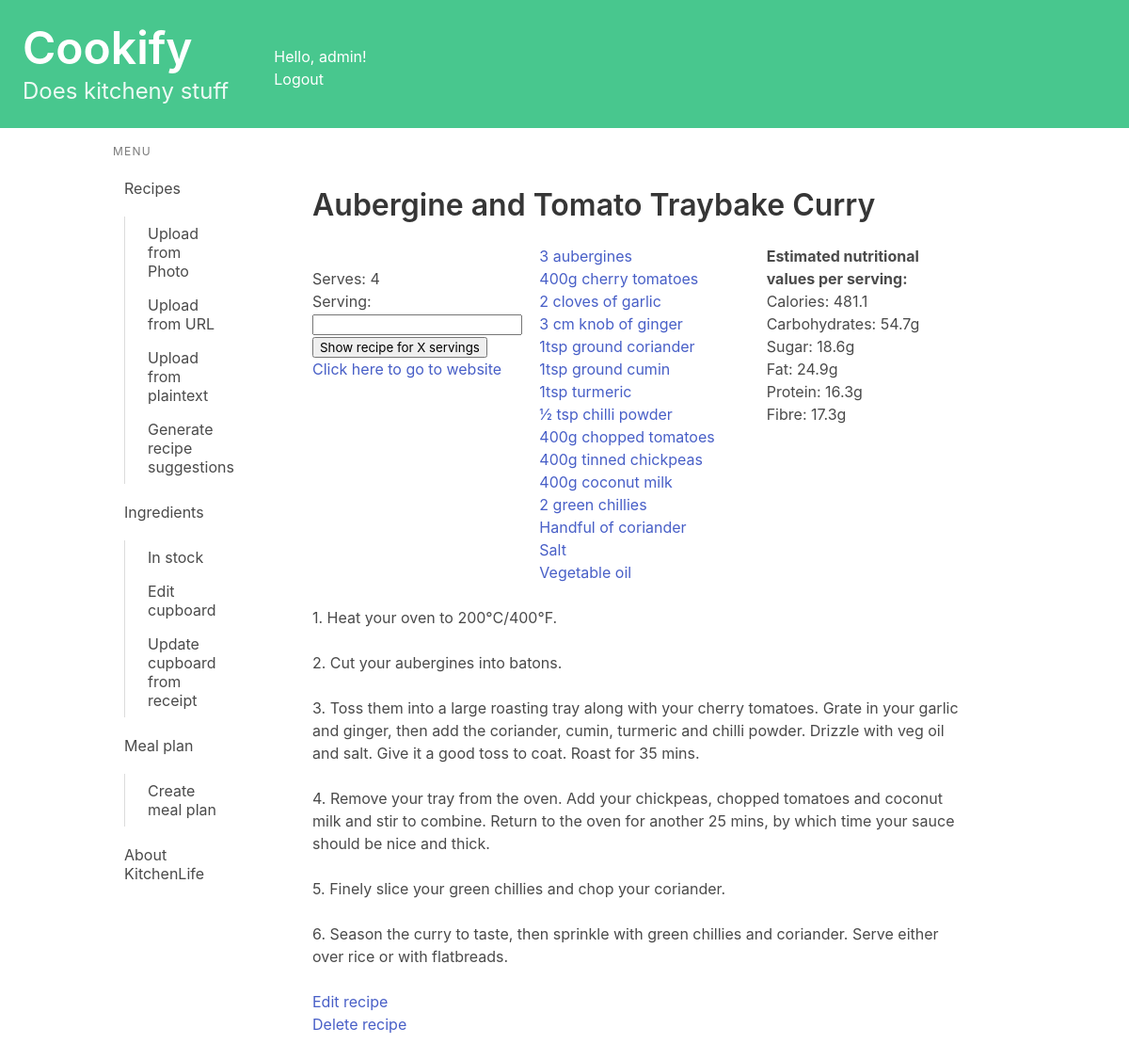
/recipes/view/15/ (signed in), run on the app's committed database.
### recipes/models.py (models this page shows, shortened)
class Recipe(models.Model):
    name = models.CharField(max_length=200)
    method = models.TextField(max_length=5000, null = True, blank = True)
    ingredients_string = models.TextField(max_length=1000, null = True, blank = True)#Plain text of ingredients
    simplified_ingredients = models.TextField(max_length=1000, null = True, blank = True)#Ingredients data
    book = models.CharField(max_length=200, null = True, blank = True)
    page = models.CharField(max_length=5, null = True, blank = True)
    serves = models.CharField(max_length=5, null = True, blank = True)
    serves_int = models.IntegerField(null = True, blank = True)
    description = models.TextField(max_length=500, null = True, blank = True)
    url = models.URLField(null = True, blank = True)
    jumbled_input = models.TextField(max_length=8000, null = True, blank = True)
    owner = models.ForeignKey(User, on_delete=models.CASCADE, blank=True, null=True)
    from_photo = models.BooleanField(default=False)
    def method_as_list(self):
        try:
            method_as_list = self.method.split('\n')
            if method_as_list[0][0] not in {"1", "0"}:
                method_as_list = [str(i+1) + ". " + step.strip() for i, step in enumerate(method_as_list)]
        except:
            method_as_list = []
        return method_as_list
    def return_nutritional_info(self):
        output = {"calories": 0,
                  "carbohydrates": 0,
                  "sugar": 0,
                  "fat": 0,
                  "protein": 0,
                  "fibre": 0,}
        for recipe_ingredient in self.recipe_ingredient.filter(alternative=False):
            qty = recipe_ingredient.quantity
            if not qty:
                continue
            profile_ingredient = recipe_ingredient.ingredient
            if recipe_ingredient.measurement_unit:
                unit = recipe_ingredient.measurement_unit
            else:
                unit = "g"
                qty = qty*profile_ingredient.ingredient.typical_weight
            nutrients = profile_ingredient.ingredient.return_nutrition(qty, unit)
            for nutrient, amount in nutrients.items():
                output[nutrient] += amount/self.serves_int
        for nutrient, amount in output.items():
                output[nutrient] = round(amount,1)
        return output

class RecipeIngredient(models.Model):
    recipe = models.ForeignKey(Recipe, on_delete=models.CASCADE, related_name="recipe_ingredient")
    ingredient = models.ForeignKey(ProfileIngredient, on_delete=models.CASCADE, related_name="recipe_ingredient")
    quantity = models.FloatField(null=True, blank=True)
    measurement_unit = models.CharField(max_length=50, null=True, blank=True)
    local_name = models.CharField(max_length=100)
    position_in_list = models.IntegerField(null=True, blank=True)
    optional = models.BooleanField(default = False)
    alternative = models.BooleanField(default = False)
    def scaled_string(self, scale):
        output = ""
        if self.optional:
            output = "(Optional) "
        if self.alternative:
            output = "(Alternative) "
        if self.quantity: #removes unnecessary decimals from float
            scaled_qty = str(round(self.quantity*scale, 2))
            qty = scaled_qty.rstrip('0').rstrip('.') if '.' in scaled_qty else scaled_qty
            output += qty + " "
        if self.measurement_unit:
            output = output[:-1]
            output += self.measurement_unit + " "
        output += self.local_name
        return output.capitalize()

### recipes/views.py (the view)
# urls.py: path('view/<int:recipe_id>/', views.detail, name='detail'),
@login_required
def detail(request, recipe_id):
    recipe = get_object_or_404(Recipe, pk=recipe_id)
    if recipe.owner != request.user:
        return redirect('recipes:index')
    if request.method == 'POST':
        form = form = QuantityForm(request.POST)
        if form.is_valid():
            scale = int(form.cleaned_data['serving'])/recipe.serves_int
    else:
        form = QuantityForm()
        scale = 1
    method_as_list = recipe.method_as_list()
    nutrients = recipe.return_nutritional_info()
    context = {'recipe': recipe, 'method_as_list': method_as_list, 'scale': scale, 'form': form, 'nutrients': nutrients}
    return render(request, 'recipes/detail.html', context)

### recipes/forms.py
class QuantityForm(forms.Form):
    serving = forms.IntegerField()

### cupboard/models.py (called while the page is built)
    def return_nutrition(self, quantity, unit):
        quantity = convert_to_grams(quantity, unit) # returns
        scale = quantity/100
        jeff = [self.calories,self.carbohydrates,self.sugar,self.fat,self.protein, self.fibre]
        for jef in jeff:
            if jef == None:
                jef = 0
        output = {"calories": scale*jeff[0],
                  "carbohydrates": scale*jeff[1],
                  "sugar": scale*jeff[2],
                  "fat": scale*jeff[3],
                  "protein": scale*jeff[4],
                  "fibre": scale*jeff[5],}
        return output

### recipes/templatetags/custom_filters.py (called while the page is built)
@register.filter
def scaled_string_with_arg(recipe_ingredient, scale):
    return recipe_ingredient.scaled_string(scale)

### recipes/templatetags/is_active.py (called while the page is built)
@register.simple_tag
def is_active(request, url):
    if reverse(url) == request.path:
        return "is-active"
    return ""

### recipes/templates/recipes/detail.html (shortened to what this page needs)
{% extends 'base.html' %}
{% load custom_filters %}
{% block content %}
<section class="section">
    <h1 class="title">{{ recipe.name }}</h1>
    <div class="columns">
        <div class="column is-one-third">
            {% if recipe.serves_int %}
                <p>Serves: {{ recipe.serves_int }}</p>
                <form method="post">
                    {{ form.as_p }}
                    <button type="submit">Show recipe for X servings</button>
                </form>
            {% endif %}
            {% if recipe.url %}
                <p><a href={{recipe.url}} target="_blank">Click here to go to website</a></p>
            {% endif %}
        </div>
        <div class="column">
            {% if recipe.recipe_ingredient.all %}
                {% for recipe_ingredient in recipe.recipe_ingredient.all|dictsort:'position_in_list' %}
                    <p><a href="{% url 'cupboard:ingredient_detail' recipe_ingredient.ingredient.ingredient.id %}">{{ recipe_ingredient|scaled_string_with_arg:scale }}</a><br></p>
                {% endfor %}
            {% else %}
                <p>This recipe isn't properly linked with its ingredients.</p>
            {% endif %}
        </div>
        <div class="column">
            {% if nutrients %}
            <p><b>Estimated nutritional values per serving:</b></p>
            <ul><p>Calories: {{nutrients.calories}}</p>
            <p>Carbohydrates: {{nutrients.carbohydrates}}g</p>
            <p>Sugar: {{nutrients.sugar}}g</p>
            <p>Fat: {{nutrients.fat}}g</p>
            <p>Protein: {{nutrients.protein}}g</p>
            <p>Fibre: {{nutrients.fibre}}g</p></ul>
            {% else %}
                <p>This recipe isn't properly linked with its ingredients.</p>
            {% endif %}
        </div>
      </div>
    {% for step in method_as_list %}
    <p>{{ step }}<br><br></p>
    {% endfor %}
    <ul><a href="{% url 'recipes:edit_recipe' recipe.id %}">Edit recipe</a></ul>
    <ul><a href="{% url 'recipes:delete_recipe' recipe.id %}">Delete recipe</a></ul>
</section>
{% endblock content %}

### kitchenlife/templates/base.html (shortened to what this page needs)
<!DOCTYPE html>
<html lang="en">
{% load is_active %}
<head>
    <link rel="stylesheet"
          href="https://cdn.jsdelivr.net/npm/bulma@0.9.3/css/bulma.min.css">
</head>
<body>
    <a href="{% url 'index' %} ">
        <section class="hero is-small is-success mb-4">
            <div class="columns">
                <div class="column">
                    <div class="hero-body">
                        <h1 class="title is-1">Cookify</h1>
                        <p class="subtitle is-4">
                            Does kitcheny stuff
                        </p>
                    </div>
                </div>
                <div class="column">
                    <br><br>
                    Hello, {{ user.username|default:'Guest' }}!
                    <div>
                        {% if user.is_authenticated %}
                            <a href="{% url 'logout' %}">Logout</a>
                        {% else %}
                            <a href="{% url 'login' %}">Login</a>
                        {% endif %}
                    </div>
                </div>
            </div>
        </section>
    </a>
    <div class="container">
        <div class="columns">
            <div class="column is-2">
                <aside class="menu">
                  <p class="menu-label">
                    Menu
                  </p>
                  <ul class="menu-list">
                    <li>
                        <a href="{% url 'recipes:index' %}" class="{% is_active request 'recipes:index' %}">Recipes</a>
                        <ul>
                            <a href="{% url 'recipes:upload_photo' %}" class="{% is_active request 'recipes:upload_photo' %}">Upload from Photo</a>
                            <a href="{% url 'recipes:upload_url' %}" class="{% is_active request 'recipes:upload_url' %}">Upload from URL</a>
                            <a href="{% url 'recipes:upload_text' %}" class="{% is_active request 'recipes:upload_text' %}">Upload from plaintext</a>
                            <a href="{% url 'recipes:generate_recipe_suggestion' %}" class="{% is_active request 'recipes:generate_recipe_suggestion' %}">Generate recipe suggestions</a>
                        </ul>
                        <a  href="{% url 'cupboard:ingredients_index' %}" class="{% is_active request 'cupboard:ingredients_index' %}">Ingredients</a>
                        <ul>
                            <a href="{% url 'cupboard:cupboard_index' %}" class="{% is_active request 'cupboard:cupboard_index' %}">In stock</a>
                            <a href="{% url 'cupboard:edit_cupboard' %}" class="{% is_active request 'cupboard:edit_cupboard' %}">Edit cupboard</a>
                            <a href="{% url 'cupboard:edit_cupboard' %}" class="{% is_active request 'cupboard:edit_cupboard' %}">Update cupboard from receipt</a>
                        </ul>
                        <a href="{% url 'mealplan:meal_plan_index' %}" class="{% is_active request 'mealplan:meal_plan_index' %}">Meal plan</a>
                        <ul>
                            <a href="{% url 'mealplan:add_meal_plan' %}" class="{% is_active request 'mealplan:add_meal_plan' %}">Create meal plan</a>
                        </ul>
                        <a href="{% url 'about' %} " class="{% is_active request 'about' %}">About KitchenLife</a>
                    </li>
                  </ul>
                </aside>
            </div>
            <div class="column">
                {% block content %}
                {% endblock content %}
            </div>
        </div>
    </div>
</body>
</html>

### data on the page
Recipe: name "Aubergine and Tomato Traybake Curry", serves_int "4"
RecipeIngredient: optional+alternative+quantity "3 aubergines"
RecipeIngredient: optional+alternative+quantity "400g cherry tomatoes"
RecipeIngredient: optional+alternative+quantity "2 cloves of garlic"
RecipeIngredient: optional+alternative+quantity "3 cm knob of ginger"
RecipeIngredient: optional+alternative+quantity "1tsp ground coriander"
RecipeIngredient: optional+alternative+quantity "1tsp ground cumin"
RecipeIngredient: optional+alternative+quantity "1tsp turmeric"
RecipeIngredient: optional+alternative+quantity "½ tsp chilli powder"
RecipeIngredient: optional+alternative+quantity "400g chopped tomatoes"
RecipeIngredient: optional+alternative+quantity "400g tinned chickpeas"
RecipeIngredient: optional+alternative+quantity "400g coconut milk"
RecipeIngredient: optional+alternative+quantity "2 green chillies"
RecipeIngredient: optional+alternative+quantity "Handful of coriander"
RecipeIngredient: optional+alternative+quantity "Salt"
RecipeIngredient: optional+alternative+quantity "Vegetable oil"

### other printed values
{{ user.username|default:'Guest' }} "admin"
{{ nutrients.calories }} "481.1"
{{ nutrients.carbohydrates }} "54.7"
{{ nutrients.sugar }} "18.6"
{{ nutrients.fat }} "24.9"
{{ nutrients.protein }} "16.3"
{{ nutrients.fibre }} "17.3"
{{ step }} "1. Heat your oven to 200°C/400°F." "2. Cut your aubergines into batons." "4. Remove your tray from the oven. Add your chickpeas, chopped tomatoes and coconut milk and stir to combine. Return to the oven for another 25 mins, by which time your sauce should be nice and thick." "5. Finely slice your green chillies and chop your coriander." "6. Season the curry to taste, then sprinkle with green chillies and coriander. Serve either over rice or with flatbreads."
